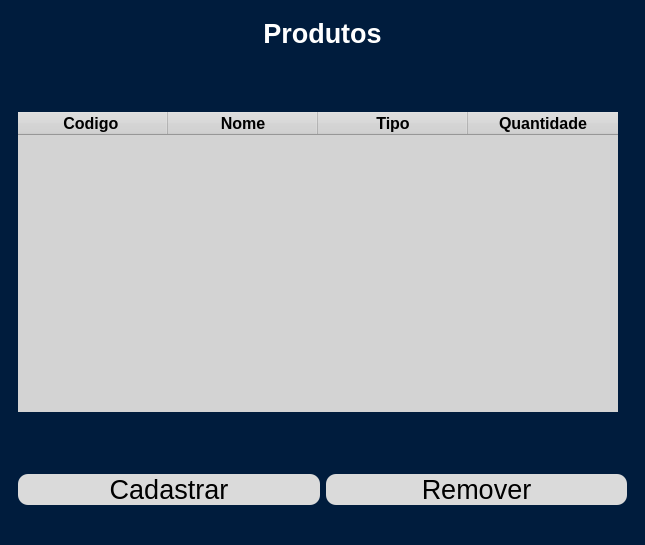
<?xml version="1.0" encoding="UTF-8"?>
<ui version="4.0">
 <class>MainWindow</class>
 <widget class="QMainWindow" name="MainWindow">
  <property name="geometry">
   <rect>
    <x>0</x>
    <y>0</y>
    <width>645</width>
    <height>545</height>
   </rect>
  </property>
  <property name="minimumSize">
   <size>
    <width>645</width>
    <height>545</height>
   </size>
  </property>
  <property name="maximumSize">
   <size>
    <width>16777215</width>
    <height>16777215</height>
   </size>
  </property>
  <property name="font">
   <font>
    <pointsize>13</pointsize>
   </font>
  </property>
  <property name="windowTitle">
   <string>Tela Produto</string>
  </property>
  <property name="styleSheet">
   <string notr="true">background-color: rgb(0, 28, 61);</string>
  </property>
  <widget class="QWidget" name="centralwidget">
   <property name="styleSheet">
    <string notr="true">QWidget#centralwidget{
	background-color: rgb(0, 28, 61);}</string>
   </property>
   <layout class="QGridLayout" name="gridLayout_2">
    <item row="0" column="0">
     <layout class="QGridLayout" name="gridLayout">
      <property name="leftMargin">
       <number>9</number>
      </property>
      <property name="topMargin">
       <number>9</number>
      </property>
      <property name="rightMargin">
       <number>9</number>
      </property>
      <property name="bottomMargin">
       <number>9</number>
      </property>
      <item row="0" column="0" colspan="2">
       <widget class="QLabel" name="label">
        <property name="font">
         <font>
          <pointsize>20</pointsize>
          <weight>75</weight>
          <bold>true</bold>
         </font>
        </property>
        <property name="styleSheet">
         <string notr="true">color: rgb(255, 255, 255)
</string>
        </property>
        <property name="text">
         <string>Produtos</string>
        </property>
        <property name="alignment">
         <set>Qt::AlignCenter</set>
        </property>
       </widget>
      </item>
      <item row="3" column="0">
       <spacer name="verticalSpacer_2">
        <property name="orientation">
         <enum>Qt::Vertical</enum>
        </property>
        <property name="sizeHint" stdset="0">
         <size>
          <width>20</width>
          <height>40</height>
         </size>
        </property>
       </spacer>
      </item>
      <item row="4" column="0">
       <widget class="QPushButton" name="add_produto">
        <property name="font">
         <font>
          <pointsize>20</pointsize>
         </font>
        </property>
        <property name="autoFillBackground">
         <bool>false</bool>
        </property>
        <property name="styleSheet">
         <string notr="true">background-color:  rgb(218, 218, 218);
color:rgb(0, 0, 0);
border-radius:10px;


</string>
        </property>
        <property name="text">
         <string>Cadastrar</string>
        </property>
       </widget>
      </item>
      <item row="4" column="1">
       <widget class="QPushButton" name="remov_produto">
        <property name="font">
         <font>
          <pointsize>20</pointsize>
         </font>
        </property>
        <property name="styleSheet">
         <string notr="true">background-color:  rgb(218, 218, 218);
border-radius: 10px;</string>
        </property>
        <property name="text">
         <string>Remover</string>
        </property>
       </widget>
      </item>
      <item row="1" column="0">
       <spacer name="verticalSpacer">
        <property name="orientation">
         <enum>Qt::Vertical</enum>
        </property>
        <property name="sizeHint" stdset="0">
         <size>
          <width>20</width>
          <height>40</height>
         </size>
        </property>
       </spacer>
      </item>
      <item row="2" column="0" colspan="2">
       <widget class="QTableWidget" name="tabela_produtos">
        <property name="enabled">
         <bool>true</bool>
        </property>
        <property name="sizePolicy">
         <sizepolicy hsizetype="Preferred" vsizetype="Preferred">
          <horstretch>0</horstretch>
          <verstretch>0</verstretch>
         </sizepolicy>
        </property>
        <property name="minimumSize">
         <size>
          <width>0</width>
          <height>300</height>
         </size>
        </property>
        <property name="maximumSize">
         <size>
          <width>600</width>
          <height>700</height>
         </size>
        </property>
        <property name="baseSize">
         <size>
          <width>700</width>
          <height>700</height>
         </size>
        </property>
        <property name="font">
         <font>
          <pointsize>13</pointsize>
         </font>
        </property>
        <property name="layoutDirection">
         <enum>Qt::LeftToRight</enum>
        </property>
        <property name="autoFillBackground">
         <bool>true</bool>
        </property>
        <property name="styleSheet">
         <string notr="true">
background-color: rgb(211, 211, 211);
</string>
        </property>
        <property name="frameShape">
         <enum>QFrame::NoFrame</enum>
        </property>
        <property name="frameShadow">
         <enum>QFrame::Sunken</enum>
        </property>
        <property name="sizeAdjustPolicy">
         <enum>QAbstractScrollArea::AdjustToContents</enum>
        </property>
        <property name="editTriggers">
         <set>QAbstractItemView::NoEditTriggers</set>
        </property>
        <property name="alternatingRowColors">
         <bool>true</bool>
        </property>
        <property name="textElideMode">
         <enum>Qt::ElideMiddle</enum>
        </property>
        <property name="gridStyle">
         <enum>Qt::SolidLine</enum>
        </property>
        <property name="wordWrap">
         <bool>true</bool>
        </property>
        <property name="cornerButtonEnabled">
         <bool>false</bool>
        </property>
        <property name="rowCount">
         <number>0</number>
        </property>
        <property name="columnCount">
         <number>4</number>
        </property>
        <attribute name="horizontalHeaderVisible">
         <bool>true</bool>
        </attribute>
        <attribute name="horizontalHeaderCascadingSectionResizes">
         <bool>true</bool>
        </attribute>
        <attribute name="horizontalHeaderMinimumSectionSize">
         <number>100</number>
        </attribute>
        <attribute name="horizontalHeaderDefaultSectionSize">
         <number>150</number>
        </attribute>
        <attribute name="horizontalHeaderHighlightSections">
         <bool>true</bool>
        </attribute>
        <attribute name="verticalHeaderDefaultSectionSize">
         <number>30</number>
        </attribute>
        <column>
         <property name="text">
          <string>Codigo </string>
         </property>
         <property name="font">
          <font>
           <pointsize>12</pointsize>
           <weight>75</weight>
           <bold>true</bold>
          </font>
         </property>
         <property name="textAlignment">
          <set>AlignCenter</set>
         </property>
        </column>
        <column>
         <property name="text">
          <string>Nome</string>
         </property>
         <property name="font">
          <font>
           <pointsize>12</pointsize>
           <weight>75</weight>
           <bold>true</bold>
          </font>
         </property>
         <property name="textAlignment">
          <set>AlignCenter</set>
         </property>
        </column>
        <column>
         <property name="text">
          <string>Tipo</string>
         </property>
         <property name="font">
          <font>
           <pointsize>12</pointsize>
           <weight>75</weight>
           <bold>true</bold>
          </font>
         </property>
         <property name="textAlignment">
          <set>AlignCenter</set>
         </property>
        </column>
        <column>
         <property name="text">
          <string>Quantidade</string>
         </property>
         <property name="font">
          <font>
           <pointsize>12</pointsize>
           <weight>75</weight>
           <bold>true</bold>
          </font>
         </property>
         <property name="textAlignment">
          <set>AlignCenter</set>
         </property>
        </column>
       </widget>
      </item>
     </layout>
    </item>
   </layout>
  </widget>
  <widget class="QStatusBar" name="statusbar"/>
  <action name="actionCadastrar">
   <property name="text">
    <string>Cadastrar</string>
   </property>
  </action>
 </widget>
 <tabstops>
  <tabstop>tabela_produtos</tabstop>
  <tabstop>add_produto</tabstop>
  <tabstop>remov_produto</tabstop>
 </tabstops>
 <resources/>
 <connections/>
</ui>
